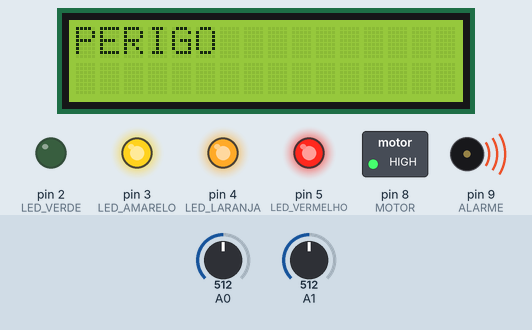
Bench run of a sketch on a simulated Arduino Uno, built with avr-gcc and run on an emulated ATmega328P. Shown: 16×2 character LCD, switched loads named in the sketch (green lamp = pin HIGH), output pins drawn as LEDs (lit = HIGH), buzzer (waves = sounding). The inputs (shaded band) are chosen by the test bench; at power-on: A1 = 512, A0 = 512.

Above: at 1.2 s.
1.3 s: A1 set to 234
2.8 s: A1 set to 216
At 3.9 s:
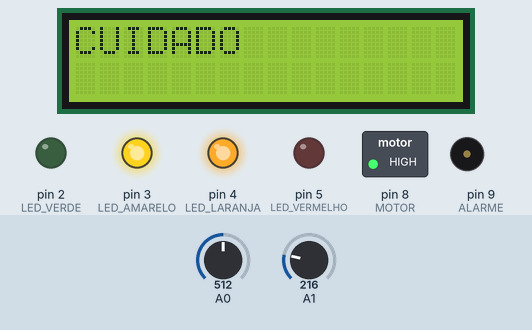
4.3 s: A0 set to 95
5.8 s: A0 set to 79
At 6.2 s:
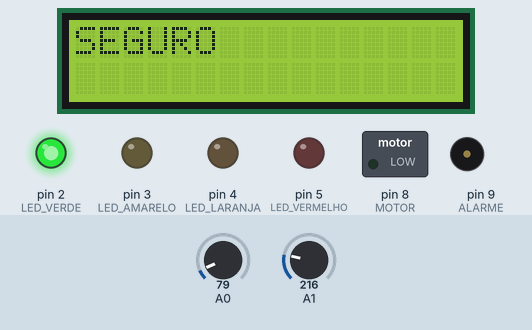
7.3 s: A0 set to 96
At 8.5 s:
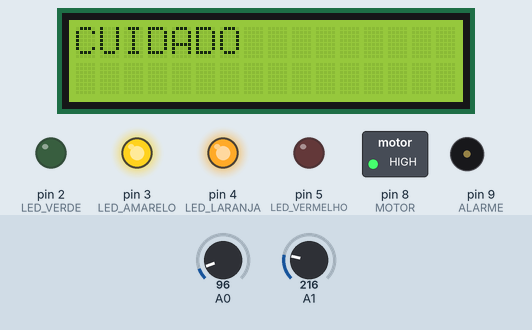
8.8 s: A0 set to 76
At 9.7 s:
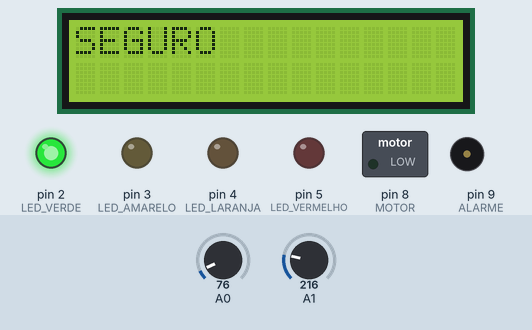
Timing chart, 0 to 11.3 s (numbered marks = the images above; inputs shaded):
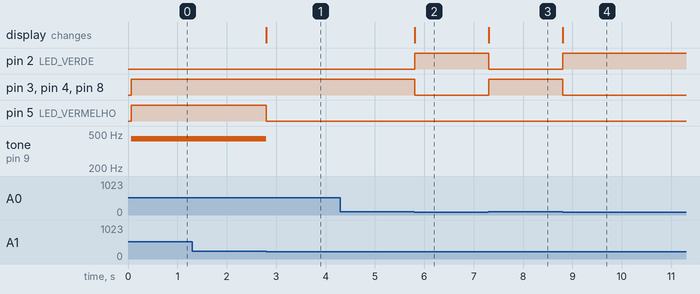

Measured:
- the behaviour switches between 224 and 223 on A1 (found by bisection; images 0 and 1)
- the behaviour switches between 86 and 85 on A0 (found by bisection; images 1 and 2)
- after the input at 1.3 s, every drawn part: stays the same
- after the input at 2.8 s, pin 5 (LED_VERMELHO): HIGH → LOW at once; tone on pin 9 (ALARME): 440 Hz → silent at once; the display: changes at once (image 1)
- after the input at 4.3 s, every drawn part: stays the same
- after the input at 5.8 s, pin 2 (LED_VERDE): LOW → HIGH at once; pin 3 (LED_AMARELO), pin 4 (LED_LARANJA), pin 8 (MOTOR): HIGH → LOW at once; the display: changes at once (image 2)
- after the input at 7.3 s, pin 2 (LED_VERDE): HIGH → LOW at once; pin 3 (LED_AMARELO), pin 4 (LED_LARANJA), pin 8 (MOTOR): LOW → HIGH at once; the display: changes at once (image 3)
- after the input at 8.8 s, pin 2 (LED_VERDE): LOW → HIGH at once; pin 3 (LED_AMARELO), pin 4 (LED_LARANJA), pin 8 (MOTOR): HIGH → LOW at once; the display: changes at once (image 4)

The sketch:

projeto1.ino
```cpp
#include<LiquidCrystal.h>
int sensorPin = 0; //temperatura
int auxDisplay =0;
int anteDis =1;
LiquidCrystal lcd(13,12,6,7,10,11);
void setup()
{
  Serial.begin(9600);
  pinMode(2, OUTPUT); //LED VERDE
  pinMode(3, OUTPUT); //LED AMARELO
  pinMode(4, OUTPUT); //LED LARANJA
  pinMode(5, OUTPUT); //LED VERMELHO
  pinMode(9, OUTPUT); //ALARME
  pinMode(8, OUTPUT); //MOTOR
  lcd.begin(16,2);
}

void loop()
{
 //sensor temperatura
 int reading = analogRead(A1);
 // USAR 5 VOLTS PARA O MEDIDOR DE TEMPERATURA
 float voltagem = reading * 4.68;
 voltagem /= 1024.0;
 float temperatura = (voltagem - 0.5) * 100;
 //=========================================

 //sensor gas
 int gas = analogRead(A0);

 //codigo
  if(temperatura < 52 && gas <86){
    anteDis = auxDisplay;
    auxDisplay=1;
  }
  else if(temperatura >=52 && gas >= 86){
    anteDis = auxDisplay;
    auxDisplay=2;
  }

  else if(temperatura >=52 || gas >= 86){
    anteDis = auxDisplay;
    auxDisplay=3;
  }

  if(anteDis != auxDisplay){

   switch(auxDisplay){
     case 1:
      lcd.clear();
      noTone(9);
      digitalWrite(4, LOW);
      digitalWrite(3,LOW);
      digitalWrite(5,LOW);
      digitalWrite(8,LOW);
      digitalWrite(2,HIGH);
      lcd.print("SEGURO");
     break;

     case 2:
      lcd.clear();
      digitalWrite(2,LOW);
      digitalWrite(4, HIGH);
      digitalWrite(3, HIGH);
      digitalWrite(5,HIGH);
      digitalWrite(8,HIGH);
      tone(9,440);
      lcd.print("PERIGO");
     break;

     case 3:
      lcd.clear();
      noTone(9);
      digitalWrite(2,LOW);
      digitalWrite(5,LOW);
      digitalWrite(4, HIGH);
      digitalWrite(3, HIGH);
      digitalWrite(8,HIGH);
      lcd.print("CUIDADO");
     break;
   }

  }

 //TESTE TERMINAL
 //Serial.print(temperatura); //medidor de temp
 //Serial.println(" GRAUS C"); //medidor de temp
 //Serial.println("Gas: " + (String)gas );
 //digitalWrite(5,LOW);
}
```

code.cpp
```cpp
#include<LiquidCrystal.h>
int sensorPin = 0; //temperatura
int auxDisplay =0;
int anteDis =1;
LiquidCrystal lcd(13,12,6,7,10,11);
void setup()
{
  Serial.begin(9600);
  pinMode(2, OUTPUT); //LED VERDE
  pinMode(3, OUTPUT); //LED AMARELO
  pinMode(4, OUTPUT); //LED LARANJA
  pinMode(5, OUTPUT); //LED VERMELHO
  pinMode(9, OUTPUT); //ALARME
  pinMode(8, OUTPUT); //MOTOR
  lcd.begin(16,2);
}

void loop()
{
 //sensor temperatura
 int reading = analogRead(A1);
 // USAR 5 VOLTS PARA O MEDIDOR DE TEMPERATURA
 float voltagem = reading * 4.68;
 voltagem /= 1024.0;
 float temperatura = (voltagem - 0.5) * 100;
 //=========================================

 //sensor gas
 int gas = analogRead(A0);

 //codigo
  if(temperatura < 52 && gas <86){
    anteDis = auxDisplay;
    auxDisplay=1;
  }
  else if(temperatura >=52 && gas >= 86){
    anteDis = auxDisplay;
    auxDisplay=2;
  }

  else if(temperatura >=52 || gas >= 86){
    anteDis = auxDisplay;
    auxDisplay=3;
  }

  if(anteDis != auxDisplay){

   switch(auxDisplay){
     case 1:
      lcd.clear();
      noTone(9);
      digitalWrite(4, LOW);
      digitalWrite(3,LOW);
      digitalWrite(5,LOW);
      digitalWrite(8,LOW);
      digitalWrite(2,HIGH);
      lcd.print("SEGURO");
     break;

     case 2:
      lcd.clear();
      digitalWrite(2,LOW);
      digitalWrite(4, HIGH);
      digitalWrite(3, HIGH);
      digitalWrite(5,HIGH);
      digitalWrite(8,HIGH);
      tone(9,440);
      lcd.print("PERIGO");
     break;

     case 3:
      lcd.clear();
      noTone(9);
      digitalWrite(2,LOW);
      digitalWrite(5,LOW);
      digitalWrite(4, HIGH);
      digitalWrite(3, HIGH);
      digitalWrite(8,HIGH);
      lcd.print("CUIDADO");
     break;
   }

  }

 //TESTE TERMINAL
 //Serial.print(temperatura); //medidor de temp
 //Serial.println(" GRAUS C"); //medidor de temp
 //Serial.println("Gas: " + (String)gas );
 //digitalWrite(5,LOW);
}
```
